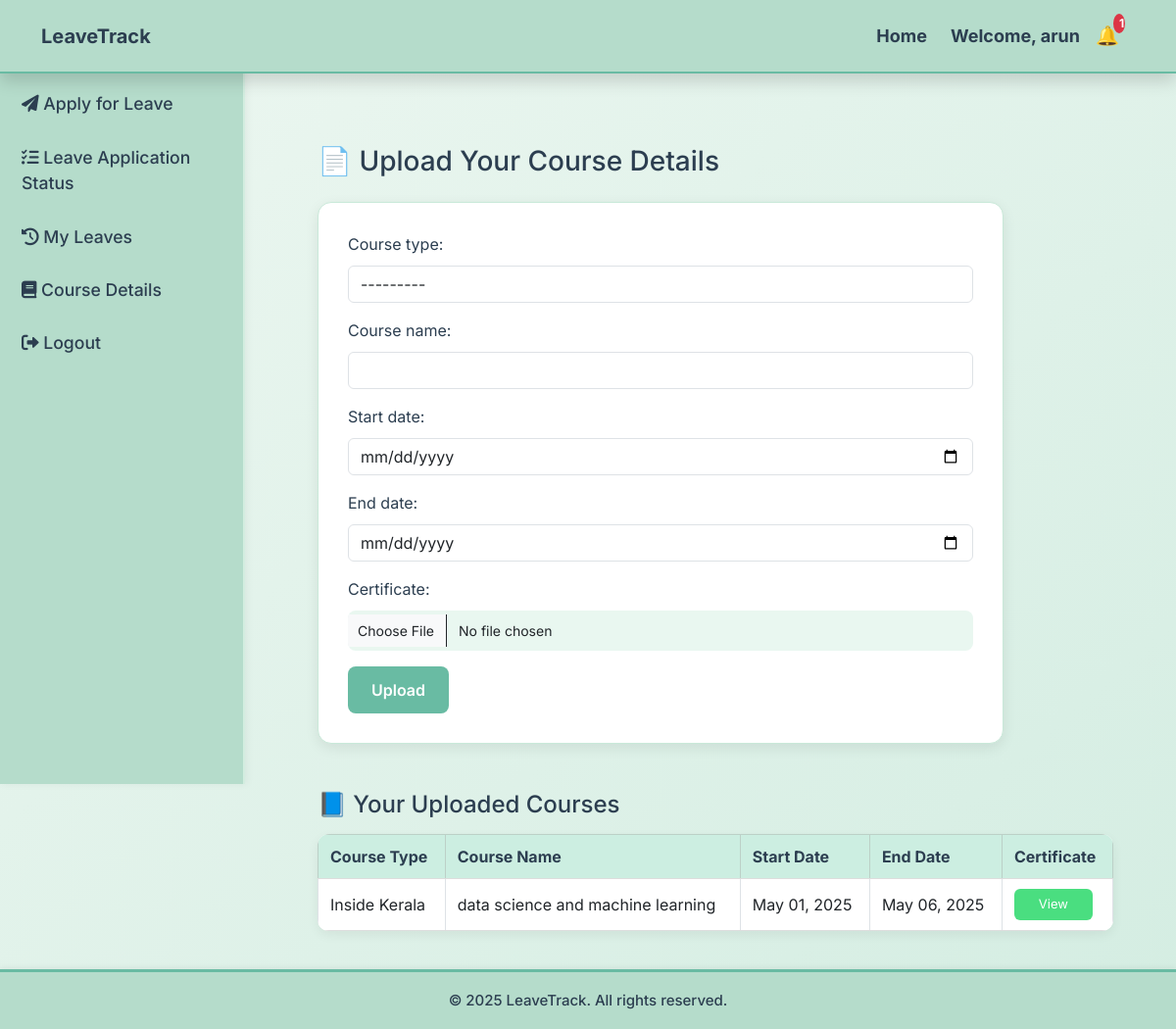
Page /inservice_course/ (signed in) on the committed database.
### leave_management/models.py (models this page shows, shortened)
class InServiceCourse(models.Model):
    COURSE_TYPES = [
        ('kerala', 'Inside Kerala'),
        ('national', 'National Level'),
        ('international', 'International Level'),
    ]
    user = models.ForeignKey(User, on_delete=models.CASCADE)
    course_type = models.CharField(max_length=20, choices=COURSE_TYPES)
    course_name = models.CharField(max_length=200)
    start_date = models.DateField()
    end_date = models.DateField()
    certificate = models.FileField(upload_to='course_certificates/', blank=True, null=True)
    uploaded_at = models.DateTimeField(auto_now_add=True)

### leave_management/views.py (the view)
# urls.py: path('inservice_course/', views.inservice_course, name='inservice_course'),
@login_required
def inservice_course(request):
    if request.method == 'POST':
        form = InServiceCourseForm(request.POST, request.FILES)
        if form.is_valid():
            form.instance.user = request.user  # if needed
            form.save()
            messages.success(request, 'Course submitted successfully.')
            return redirect('inservice_course')
        else:
            messages.error(request, 'Please correct the errors below.')
    else:
        form = InServiceCourseForm()
    courses = InServiceCourse.objects.filter(user=request.user).order_by('-start_date')
    return render(request, 'leave_management/inservice_course.html', {
        'form': form,
        'courses': courses
    })

### leave_management/forms.py (shortened to what this page needs)
class InServiceCourseForm(forms.ModelForm):
    class Meta:
        model = InServiceCourse
        fields = ['course_type', 'course_name', 'start_date', 'end_date', 'certificate']
        widgets = {
            'start_date': forms.DateInput(attrs={'type': 'date', 'class': 'form-control'}),
            'end_date': forms.DateInput(attrs={'type': 'date', 'class': 'form-control'}),
            'course_name': forms.TextInput(attrs={'class': 'form-control'}),
            'course_type': forms.Select(attrs={'class': 'form-control'}),
            'certificate': forms.ClearableFileInput(attrs={'class': 'form-control'}),
        }

### leave_management/context_processors.py (called while the page is built)
def notification_count(request):
    if request.user.is_authenticated:
        count = Notification.objects.filter(user=request.user, is_read=False).count()
        return {'notif_count': count}
    return {'notif_count': 0}

def inservice_courses_for_user(request):
    if request.user.is_authenticated:
        courses = InServiceCourse.objects.filter(user=request.user).order_by('-id')
        return {'sidebar_courses': courses}
    return {}

### leave_management/templates/leave_management/inservice_course.html (shortened to what this page needs)
{% extends 'leave_management/base.html' %}
{% load static %}
{% block content %}
<div class="container mt-4">
    <h3 class="mb-4">📄 Upload Your Course Details</h3>
    <form method="post" enctype="multipart/form-data" class="mb-5">
        <div class="mb-3">
            {{ form.course_type.label_tag }}
            {{ form.course_type }}
        </div>
        <div class="mb-3">
            {{ form.course_name.label_tag }}
            {{ form.course_name }}
        </div>
        <div class="mb-3">
            {{ form.start_date.label_tag }}
            {{ form.start_date }}
        </div>
        <div class="mb-3">
            {{ form.end_date.label_tag }}
            {{ form.end_date }}
        </div>
        <div class="mb-3">
            {{ form.certificate.label_tag }}
            {{ form.certificate }}
        </div>
        <button type="submit" class="btn btn-success">Upload</button>
    </form>
    <h4>📘 Your Uploaded Courses</h4>
    {% if courses %}
        <table class="table table-bordered mt-3">
            <thead class="table-success">
                <tr>
                    <th>Course Type</th>
                    <th>Course Name</th>
                    <th>Start Date</th>
                    <th>End Date</th>
                    <th>Certificate</th>
                </tr>
            </thead>
            <tbody>
                {% for course in courses %}
                    <tr>
                        <td>{{ course.get_course_type_display }}</td>
                        <td>{{ course.course_name }}</td>
                        <td>{{ course.start_date|date:"F d, Y" }}</td>
                        <td>{{ course.end_date|date:"F d, Y" }}</td>
                        <td>
                            {% if course.certificate %}
                                <a href="{{ course.certificate.url }}" target="_blank" class="btn btn-sm btn-primary">View</a>
                            {% else %}
                                <span class="text-muted">No file</span>
                            {% endif %}
                        </td>
                    </tr>
                {% endfor %}
            </tbody>
        </table>
    {% else %}
        <p class="text-muted">No courses uploaded yet.</p>
    {% endif %}
</div>
{% endblock %}

### leave_management/templates/leave_management/base.html (shortened to what this page needs)
<!DOCTYPE html>
<html lang="en">
<head>
    {% load static %}
    <link href="https://cdn.jsdelivr.net/npm/bootstrap@5.3.0/dist/css/bootstrap.min.css" rel="stylesheet">
    <link rel="stylesheet" href="https://cdnjs.cloudflare.com/ajax/libs/font-awesome/6.0.0/css/all.min.css">
    <link rel="stylesheet" href="{% static 'css/style.css' %}">
</head>
<body>
    {% if user.is_authenticated %}
    <div class="sidebar">
        <ul>
            {% if user.is_superuser %}
                <li><a href="{% url 'admin_dashboard' %}"><i class="fas fa-user-shield"></i> Admin Dashboard</a></li>
                <li><a href="{% url 'admin_leave_requests' %}"><i class="fas fa-clipboard-check"></i> Approve Leaves</a></li>
                <li><a href="{% url 'admin_users' %}"><i class="fas fa-users"></i> Manage Users</a></li>
                <li><a href="{% url 'admin_certificates' %}"><i class="fas fa-file-alt"></i> Manage Certificates</a></li>
                <li><a href="{% url 'logout' %}"><i class="fas fa-sign-out-alt"></i> Logout</a></li>
            {% else %}
                <li><a href="{% url 'dashboard' %}"> Dashboard</a></li>
                <li><a href="{% url 'apply_leave' %}"><i class="fas fa-paper-plane"></i> Apply for Leave</a></li>
                <li><a href="{% url 'leave_status' %}"><i class="fas fa-tasks"></i> Leave Application Status</a></li>
                <li><a href="{% url 'my_leaves' %}"><i class="fas fa-history"></i> My Leaves</a></li>
                <li><a href="{% url 'inservice_course' %}"><i class="fas fa-book"></i> Course Details</a></li>
                <li><a href="{% url 'logout' %}"><i class="fas fa-sign-out-alt"></i> Logout</a></li>
            {% endif %}
        </ul>
    </div>
    {% endif %}
    <div class="main-content">
        <nav class="navbar navbar-expand-lg navbar-light shadow" style="background: #A9CCE3;">
            <div class="container">
                <a class="navbar-brand fw-bold" href="{% url 'home' %}" style="color: #2C3E50;">LeaveTrack</a>
                <div class="collapse navbar-collapse" id="navbarNav">
                    <ul class="navbar-nav ms-auto align-items-center">
                        <li class="nav-item">
                            <a class="nav-link" href="{% url 'home' %}" style="color: #2C3E50;">Home</a>
                        </li>
                        {% if user.is_authenticated %}
                        <li class="nav-item mx-2">
                            <span class="nav-link" style="color: #2C3E50;">Welcome, {{ user.username }}</span>
                        </li>
                        <li class="nav-item">
                            <a href="{% url 'notifications' %}" class="notification-icon position-relative me-3">
                                🔔
                                {% if notif_count > 0 %}
                                    <span class="badge bg-danger position-absolute top-0 start-100 translate-middle">
                                        {{ notif_count }}
                                    </span>
                                {% endif %}
                            </a>
                        </li>
                        {% else %}
                        <li class="nav-item">
                            <a class="nav-link" href="{% url 'login' %}" style="color: #2C3E50;">Login</a>
                        </li>
                        {% endif %}
                    </ul>
                </div>
            </div>
        </nav>
        <div class="container py-4">
            {% block content %} {% endblock %}
        </div>
    </div>
    <footer class="footer mt-auto text-center">
        <p class="m-0">© 2025 LeaveTrack. All rights reserved.</p>
    </footer>
</body>
</html>

### leave_management/static/css/style.css (style rules this page uses)
body { background: linear-gradient(to bottom right, #edf7f1, #d4ede2); color: #2C3E50; font-family: 'Inter', sans-serif; margin: 0; padding: 0; display: flex; flex-direction: column; min-height: 100vh; }
.sidebar { width: 250px; height: 100vh; background: #b5dccb; padding-top: 25px; position: fixed; left: 0; top: 0; box-shadow: 2px 0 8px rgba(0, 0, 0, 0.05); border-right: 2px solid #d3ede0; }
.sidebar ul { list-style: none; padding: 0; }
.sidebar ul li { padding: 14px 22px; transition: all 0.3s ease-in-out; }
.sidebar ul li a { text-decoration: none; color: #2C3E50; font-size: 1.1rem; font-weight: 500; display: block; }
.navbar { background: #b5dccb; padding: 15px 25px; font-size: 18px; font-weight: bold; display: flex; justify-content: space-between; align-items: center; position: fixed; width: 100%; top: 0; left: 0; z-index: 1000; box-shadow: 0px 2px 6px rgba(0,0,0,0.05); }
.main-content { margin-left: 260px; padding: 100px 40px 60px; flex-grow: 1; }
form, .leave-form-container { background: #ffffff; padding: 30px; border-radius: 14px; box-shadow: 0px 4px 14px rgba(0, 0, 0, 0.08); border: 1px solid #c9e9d9; width: 100%; max-width: 700px; margin: 0 auto; }
input, select, textarea { width: 100%; padding: 12px; border: 2px solid #a1d6bf; border-radius: 10px; font-size: 16px; margin-top: 10px; margin-bottom: 16px; transition: all 0.3s; }
input[type="file"] { background: #e9f7f0; padding: 10px; border: none; border-radius: 8px; font-size: 14px; }
.btn-custom, button[type="submit"] { background: #69bba3; color: white; padding: 12px 24px; border-radius: 8px; border: none; font-weight: 600; font-size: 16px; transition: all 0.3s ease-in-out; cursor: pointer; }
.table { width: 100%; border-collapse: collapse; margin-top: 20px; background: #ffffff; border-radius: 12px; overflow: hidden; box-shadow: 0px 4px 12px rgba(0, 0, 0, 0.06); }
.table th { background: #cceee1; color: #2C3E50; padding: 14px; font-size: 16px; border-bottom: 2px solid #a1d6bf; }
.table td { padding: 12px; border-bottom: 1px solid #e1f4ec; }
.table tbody tr:nth-child(odd) { background: #ffffff; }
.notification-icon { position: relative; font-size: 24px; margin-right: 20px; }
.notification-icon .badge { position: absolute; top: -8px; right: -10px; background: #e74c3c; color: white; border-radius: 50%; padding: 4px 6px; font-size: 12px; }
.footer { text-align: center; background: #b5dccb; padding: 15px; color: #2C3E50; font-size: 16px; font-weight: 500; border-top: 3px solid #69bba3; box-shadow: 0px -2px 6px rgba(0, 0, 0, 0.05); position: fixed; width: 100%; bottom: 0; left: 0; }
.navbar { background: #b5dccb !important; color: #2C3E50; box-shadow: 0 2px 6px rgba(0, 0, 0, 0.05); border-bottom: 2px solid #69bba3; }
.footer { background: #b5dccb !important; color: #2C3E50; font-size: 15px; font-weight: 500; padding: 18px 20px; border-top: 3px solid #69bba3; box-shadow: 0px -2px 6px rgba(0, 0, 0, 0.05); position: fixed; bottom: 0; left: 0; width: 100%; z-index: 999; }
.notification-icon { font-size: 1.2rem; text-decoration: none; color: #000; position: relative; }
.btn-sm { display: inline-block; background-color: #4ade80; color: white; font-size: 13px; padding: 6px 12px; border: none; border-radius: 6px; cursor: pointer; transition: background-color 0.2s ease, transform 0.2s ease; text-align: center; min-width: 80px; }
.table { width: 100%; border-collapse: collapse; }
.table th, .table td { padding: 10px 12px; text-align: left; vertical-align: middle; border-bottom: 1px solid #ddd; }
form { margin: 0; display: inline-block; }

### rows in the picture
InServiceCourse: course_type "Inside Kerala", course_name "data science and machine learning", start_date "May 01, 2025", end_date "May 06, 2025"

### other values in the picture
{{ user.username }} "arun"
{{ notif_count }} "1"
